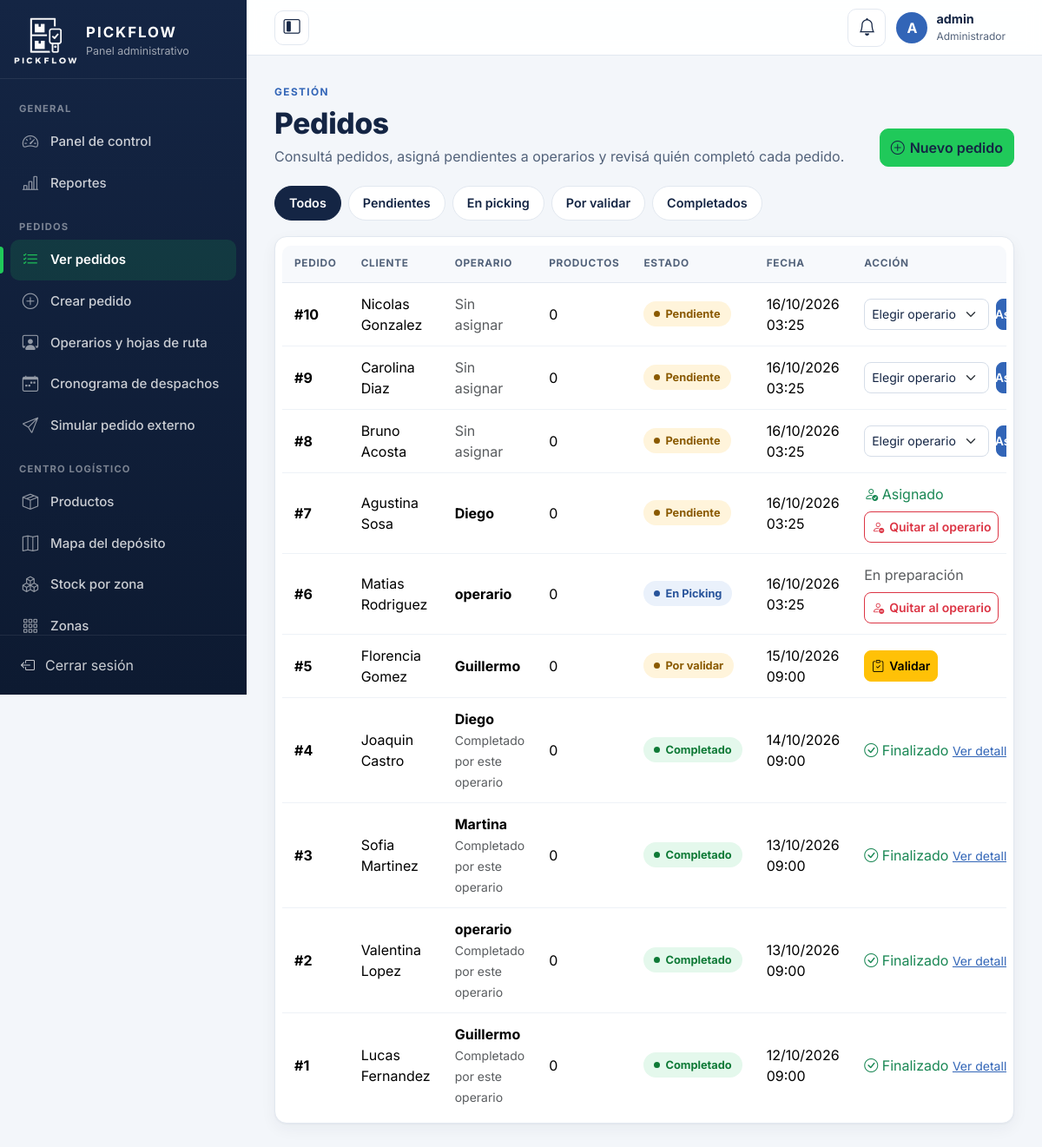
The page /index.php?c=pedido (signed in) on the database its author committed.
### tables this page shows
CREATE TABLE Pedido (
    id_pedido INT AUTO_INCREMENT PRIMARY KEY,
    fecha_creacion DATETIME NOT NULL,
    fecha_inicio_picking DATETIME NULL,         
    fecha_entrega DATETIME,                     
    estado VARCHAR(20) NOT NULL,
    recogido BOOLEAN NOT NULL DEFAULT FALSE,
    ci_cliente VARCHAR(8) NOT NULL,
    ci_operario VARCHAR(8),
    FOREIGN KEY (ci_cliente) REFERENCES Cliente(CI),
    FOREIGN KEY (ci_operario) REFERENCES Operario(CI)
);

CREATE TABLE Persona (
    CI VARCHAR(8) PRIMARY KEY,
    usuario VARCHAR(100) NOT NULL UNIQUE,
    email VARCHAR(100) NOT NULL UNIQUE,
    contraseña VARCHAR(255) NOT NULL,           
    telefono VARCHAR(20),
    direccion VARCHAR(150),
    Rol VARCHAR(20) NOT NULL,                   
    foto_perfil VARCHAR(255) NULL               
);

### controller/Controlador.php (called while the page is built, shortened)
<?php
abstract class Controlador
{
    protected function vista($vista, array $datos = [])
    {
        $datos['csrf'] = $this->tokenCsrf();
        $datos['sesion'] = ['usuario' => (string)($_SESSION['usuario'] ?? ''), 'rol' => $this->rol(), 'foto' => $this->fotoUsuario()];
        extract($datos);
        require RAIZ . '/view/' . $vista . '.php';
    }
    protected function rol()
    {
        return $_SESSION['rol'] ?? '';
    }
    protected function fotoUsuario()
    {
        if ($this->rol() !== 'operario') {
            return null;
        }
        return fotoPerfil($_SESSION['foto']);
    }
    protected function tokenCsrf()
    {
        return $_SESSION['csrf'];
    }
}

### controller/PedidoController.php (called while the page is built, shortened)
<?php
class PedidoController extends Controlador
{
    public function index()
    {
        $estado = $_GET['estado'] ?? 'Todos';
        $this->vista('admin/pedidos', [
            'estado' => $estado,
            'filtros' => self::FILTROS,
            'pedidos' => (new Pedido())->listar($estado),
            'operarios' => (new Operario())->listarActivos(),
            'mensaje' => (string)($_GET['mensaje'] ?? ''),
            'error' => (string)($_GET['error'] ?? ''),
        ]);
    }
}

### index.php (called while the page is built, shortened)
<?php
require RAIZ . '/model/Conexion.php';
require RAIZ . '/model/Modelo.php';
require RAIZ . '/view/ayudas.php';
require RAIZ . '/controller/Controlador.php';
$accion = $_GET['a'] ?? 'index';
$controlador = new $rutas[$nombre]();
$controlador->$accion();

### view/ayudas.php (called while the page is built, shortened)
<?php
function e($texto)
{
    return htmlspecialchars((string)$texto, ENT_QUOTES, 'UTF-8');
}
function url($controlador = 'inicio', $accion = 'index', array $parametros = [])
{
    $ruta = ['c' => $controlador];
    if ($accion !== 'index') {
        $ruta['a'] = $accion;
    }
    return 'index.php?' . http_build_query($ruta + $parametros, '', '&', PHP_QUERY_RFC3986);
}
function fecha($valor, $formato = 'd/m/Y H:i')
{
    return $valor ? date($formato, strtotime($valor)) : '';
}

### model/Modelo.php (called while the page is built, shortened)
<?php
abstract class Modelo
{
    protected $db;
    public function __construct()
    {
        $this->db = Conexion::obtener();
    }
    protected function preparar($sql, $tipos = '', array $parametros = [])
    {
        $stmt = $this->db->prepare($sql);
        $stmt->execute();
        return $stmt;
    }
    protected function filas($sql, $tipos = '', array $parametros = [])
    {
        $stmt = $this->preparar($sql, $tipos, $parametros);
        $resultado = $stmt->get_result();
        $filas = $resultado ? $resultado->fetch_all(MYSQLI_ASSOC) : [];
        return $filas;
    }
}

### model/Conexion.php (called while the page is built, shortened)
<?php
class Conexion
{
    private static $conexion = null;
    public static function obtener()
    {
        if (self::$conexion === null) {
            try {
                $conexion = new mysqli(self::SERVIDOR, self::USUARIO, self::PASSWORD, self::BASE_DATOS, self::PUERTO);
            } catch (mysqli_sql_exception $ex) {
                error_log('PICKFLOW: error de conexión MySQL: ' . $ex->getMessage());
                http_response_code(503);
                exit('No se pudo conectar con la base de datos. Verificá que MySQL esté iniciado.');
            }
            $conexion->set_charset('utf8mb4');
            $conexion->query("SET time_zone = '-03:00'");
            self::$conexion = $conexion;
        }
        return self::$conexion;
    }
}

### model/Pedido.php (called while the page is built, shortened)
<?php
class Pedido extends Modelo
{
    public function listar($estado = 'Todos')
    {
        $sql = "SELECT pe.id_pedido AS id, pe.estado, pe.fecha_creacion AS fecha, pe.ci_operario,
                       cliente.usuario AS cliente, operario.usuario AS operario,
                       COALESCE(SUM(t.Cantidad), 0) AS total_productos
                FROM Pedido pe
                INNER JOIN Cliente c ON c.CI = pe.ci_cliente
                INNER JOIN Persona cliente ON cliente.CI = c.CI
                LEFT JOIN Persona operario ON operario.CI = pe.ci_operario
                LEFT JOIN Tiene t ON t.id_pedido = pe.id_pedido";
        $tipos = '';
        $parametros = [];
        $sql .= " GROUP BY pe.id_pedido, pe.estado, pe.fecha_creacion, pe.ci_operario, cliente.usuario, operario.usuario
                  ORDER BY pe.id_pedido DESC";
        return $this->filas($sql, $tipos, $parametros);
    }
}

### view/admin/pedidos.php (the view, shortened to what this page needs)
<?php
$titulo = 'Pedidos' . ($estado !== 'Todos' ? ' - ' . $estado : '');
$textosFiltro = ['Todos' => 'Todos', 'Pendiente' => 'Pendientes', 'En Picking' => 'En picking', 'Por validar' => 'Por validar', 'Completado' => 'Completados'];
$clasesEstado = ['Completado' => 'activo', 'En Picking' => 'en-proceso', 'Por validar' => 'pendiente', 'Pendiente' => 'pendiente'];
require RAIZ . '/view/layout/cabecera.php';
?>
<section class="encabezado encabezado-con-acciones">
    <div>
        <span class="encabezado-etiqueta">GESTIÓN</span>
        <h1><?= e($titulo) ?></h1>
        <p>Consultá pedidos, asigná pendientes a operarios y revisá quién completó cada pedido.</p>
    </div>
    <a class="btn btn-success" href="<?= e(url('pedido', 'nuevo')) ?>"><i class="bi bi-plus-circle"></i> Nuevo pedido</a>
</section>
<nav class="filtros" aria-label="Filtrar por estado">
    <?php foreach ($filtros as $f) { ?>
        <a class="<?= $estado === $f ? 'activo' : '' ?>" href="<?= e($f === 'Todos' ? url('pedido') : url('pedido', 'index', ['estado' => $f])) ?>" <?= $estado === $f ? 'aria-current="page"' : '' ?>><?= e($textosFiltro[$f]) ?></a>
    <?php } ?>
</nav>
<div class="tarjeta-tabla">
    <div class="table-responsive">
        <table class="table align-middle" id="tablaPedidos" style="width:100%"
               data-titulo="Reporte de pedidos<?= $estado !== 'Todos' ? ' - ' . e($estado) : '' ?>"
               data-usuario="<?= e($sesion['usuario']) ?>">
            <thead><tr><th>Pedido</th><th>Cliente</th><th>Operario</th><th>Productos</th><th>Estado</th><th>Fecha</th><th class="no-exportar">Acción</th></tr></thead>
            <tbody>
            <?php foreach ($pedidos as $p) { ?>
                <tr>
                    <td data-order="<?= (int)$p['id'] ?>"><strong>#<?= (int)$p['id'] ?></strong></td>
                    <td><?= e($p['cliente']) ?></td>
                    <td data-exportar="<?= e($p['operario'] ?: 'Sin asignar') ?>">
                        <?php if ($p['operario']) { ?>
                            <strong><?= e($p['operario']) ?></strong>
                            <?php if ($p['estado'] === 'Completado') { ?><br><small class="text-muted">Completado por este operario</small><?php } ?>
                        <?php } else { ?>
                            <span class="text-muted">Sin asignar</span>
                        <?php } ?>
                    </td>
                    <td><?= (int)$p['total_productos'] ?></td>
                    <td><span class="estado <?= $clasesEstado[$p['estado']] ?? 'pendiente' ?>"><?= e($p['estado']) ?></span></td>
                    <td data-order="<?= e($p['fecha']) ?>"><?= e(fecha($p['fecha'])) ?></td>
                    <td style="min-width:230px">
                        <?php if ($p['estado'] === 'Pendiente' && empty($p['ci_operario'])) { ?>
                            <form method="POST" action="<?= e(url('pedido', 'asignar')) ?>" class="d-flex gap-2">
                                <select name="operario_ci" class="form-select form-select-sm" required aria-label="Operario para el pedido <?= (int)$p['id'] ?>">
                                    <option value="">Elegir operario</option>
                                </select>
                                <button class="btn btn-primary btn-sm" type="submit">Asignar</button>
                            </form>
                        <?php } elseif (!empty($p['ci_operario']) && in_array($p['estado'], ['Pendiente', 'En Picking'], true)) { ?>
                            <div class="d-flex flex-wrap align-items-center gap-2">
                                <?php if ($p['estado'] === 'Pendiente') { ?>
                                    <span class="text-success"><i class="bi bi-person-check"></i> Asignado</span>
                                <?php } else { ?>
                                    <span class="text-muted">En preparación</span>
                                <?php } ?>
                                <form method="POST" action="<?= e(url('pedido', 'quitar')) ?>"
                                      onsubmit="return confirm(<?= e(json_encode('¿Quitarle el pedido #' . (int)$p['id'] . ' a ' . $p['operario'] . '? Queda pendiente para asignarlo de nuevo' . ($p['estado'] === 'En Picking' ? ' y lo que ya retiró vuelve al stock.' : '.'), JSON_UNESCAPED_UNICODE)) ?>);">
                                    <button class="btn btn-outline-danger btn-sm" type="submit"><i class="bi bi-person-dash"></i> Quitar al operario</button>
                                </form>
                            </div>
                        <?php } elseif ($p['estado'] === 'Por validar') { ?>
                            <a class="btn btn-warning btn-sm" href="<?= e(url('pedido', 'validar', ['id' => $p['id']])) ?>"><i class="bi bi-clipboard-check"></i> Validar</a>
                        <?php } elseif ($p['estado'] === 'Completado') { ?>
                            <span class="text-success"><i class="bi bi-check-circle"></i> Finalizado</span> <a class="small" href="<?= e(url('pedido', 'validar', ['id' => $p['id']])) ?>">Ver detalle</a>
                        <?php } else { ?>
                            <span class="text-muted">En preparación</span>
                        <?php } ?>
                    </td>
                </tr>
            <?php } ?>
            </tbody>
        </table>
    </div>
</div>
<?php require RAIZ . '/view/layout/pie.php'; ?>

### rows shown on the page
pedido: id_pedido "10", cliente "Nicolas Gonzalez", shows "Sin asignar", total_productos "0", estado "Pendiente", fecha_creacion "16/10/2026 03:25"
pedido: id_pedido "9", cliente "Carolina Diaz", shows "Sin asignar", total_productos "0", estado "Pendiente", fecha_creacion "16/10/2026 03:25"
pedido: id_pedido "8", cliente "Bruno Acosta", shows "Sin asignar", total_productos "0", estado "Pendiente", fecha_creacion "16/10/2026 03:25"
pedido: id_pedido "7", cliente "Agustina Sosa", persona.usuario "Diego", total_productos "0", estado "Pendiente", fecha_creacion "16/10/2026 03:25", shows "Asignado"
pedido: id_pedido "6", cliente "Matias Rodriguez", persona.usuario "operario", total_productos "0", estado "En Picking", fecha_creacion "16/10/2026 03:25", shows "En preparación"
pedido: id_pedido "5", cliente "Florencia Gomez", persona.usuario "Guillermo", total_productos "0", estado "Por validar", fecha_creacion "15/10/2026 09:00"
pedido: id_pedido "4", cliente "Joaquin Castro", persona.usuario "Diego", shows "Completado por este operario", total_productos "0", estado "Completado", fecha_creacion "14/10/2026 09:00"
pedido: id_pedido "3", cliente "Sofia Martinez", persona.usuario "Martina", shows "Completado por este operario", total_productos "0", estado "Completado", fecha_creacion "13/10/2026 09:00"
pedido: id_pedido "2", cliente "Valentina Lopez", persona.usuario "operario", shows "Completado por este operario", total_productos "0", estado "Completado", fecha_creacion "13/10/2026 09:00"
pedido: id_pedido "1", cliente "Lucas Fernandez", persona.usuario "Guillermo", shows "Completado por este operario", total_productos "0", estado "Completado", fecha_creacion "12/10/2026 09:00"

### other values the page prints
$menuGrupo "GENERAL"
$mTexto "Panel de control"
$mTexto "Reportes"
$menuGrupo "PEDIDOS"
$mTexto "Ver pedidos"
$mTexto "Crear pedido"
$mTexto "Operarios y hojas de ruta"
$mTexto "Cronograma de despachos"
$mTexto "Simular pedido externo"
$menuGrupo "CENTRO LOGÍSTICO"
$mTexto "Productos"
$mTexto "Mapa del depósito"
$mTexto "Stock por zona"
$mTexto "Zonas"
$iniciales "A"
